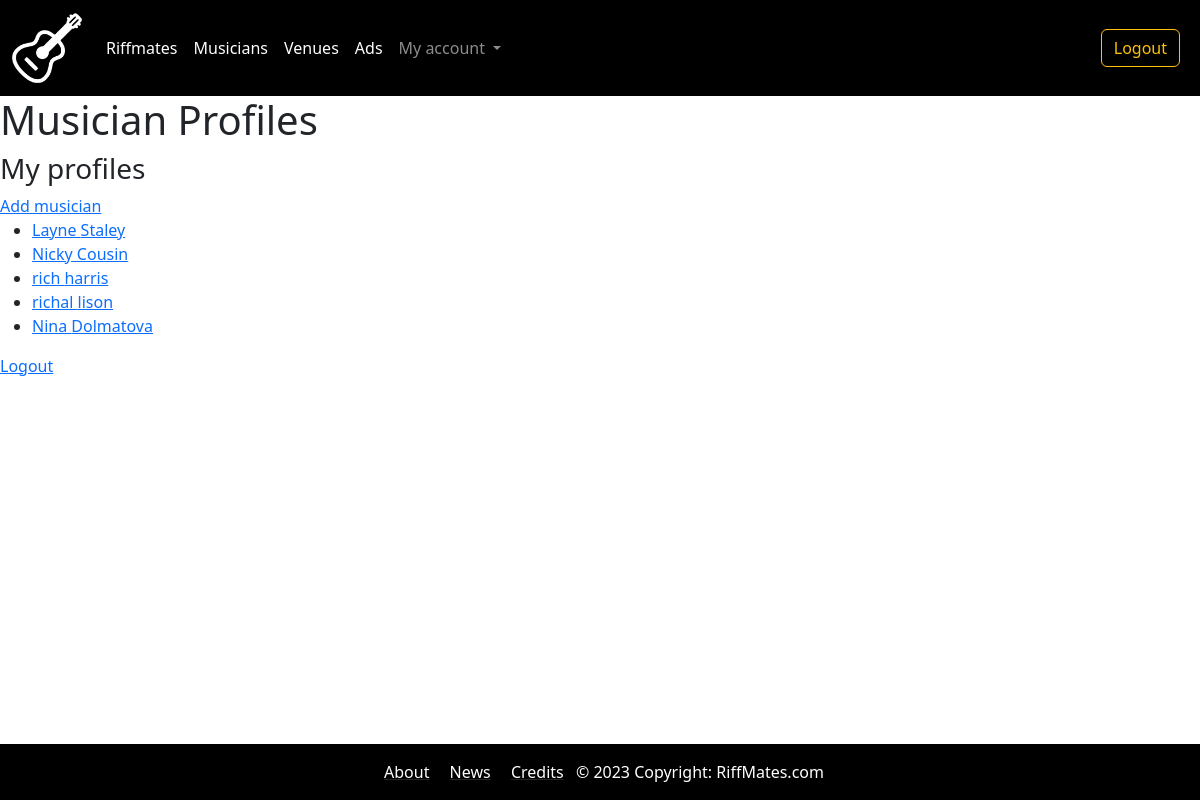
Screenshot of /bands/my_musicians/ (signed in) with the database file from the repository.
### bands/models.py (models this page shows, shortened)
class Musician(models.Model):
    first_name = models.CharField(max_length=30)
    last_name = models.CharField(max_length=30)
    birth_date = models.DateField(null=True, blank=True)
    picture = models.ImageField(blank=True, null=True)

### bands/views.py (the view)
# urls.py: path('my_musicians/', views.musicians_restricted, name='musician_profiles_restricted'),
@login_required
def musicians_restricted(request):
    user_profile = request.user.userprofile
    musicians_profiles = Musician.objects.filter(userprofile=user_profile)
    data = {
        'content': '<h1>Musician Profiles</h1>',
        'profiles': musicians_profiles
    }
    return render(request, "general.html", data)

### templates/general.html (shortened to what this page needs)
{% extends "base.html" %}
{% block content %}
{% if request.user.is_authenticated %}
  {{ content|safe }}
  {% if profiles %}
    <h3>My profile{{ profiles|pluralize }}</h3>
    <a href="{% url 'new_musician' %}">Add musician</a>
    <ul>
      {% for profile in profiles %}
        <li><a href="{% url 'edit_musician' profile.id %}">{{ profile.first_name }} {{ profile.last_name }}</a></li>
      {% endfor %}
    </ul>
  {% endif %}
<p><a href="/accounts/logout/">Logout</a> </p>
{% else %}
  <h1>You need to log in first</h1>
  <p> <a href="/accounts/login/">Log in</a> </p>
{% endif %}
{% endblock content %}

### static/css/styles.css (style rules this page uses)
body { margin-bottom: 100px; }

### rows the page displays
Musician: first_name "Layne", last_name "Staley"
Musician: first_name "Nicky", last_name "Cousin"
Musician: first_name "rich", last_name "harris"
Musician: first_name "richal", last_name "lison"
Musician: first_name "Nina", last_name "Dolmatova"

### other values shown
{{ content|safe }} "Musician Profiles"
